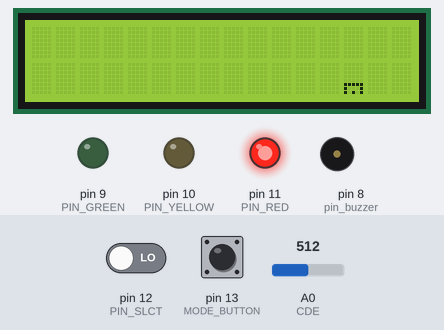
The sketch below on a simulated Arduino Uno, built with avr-gcc and run on an emulated ATmega328P. Parts: 16×2 character LCD, output pins drawn as LEDs (lit = HIGH), buzzer (waves = sounding). The test bench sets the inputs (shaded band); at power-on: pin 13 (MODE_BUTTON) LOW, A0 (CDE) = 512, pin 12 (PIN_SLCT) LOW.

Above: at 0.6 s.
1.3 s: pin 13 (MODE_BUTTON) pulled HIGH for 0.15 s
At 2.6 s:
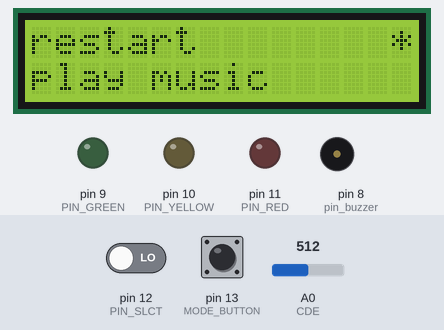
2.9 s: pin 13 (MODE_BUTTON) pulled HIGH for 1 s
At 4.2 s:
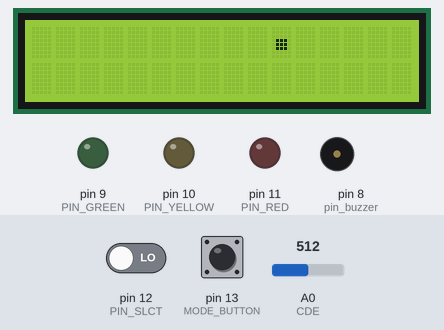
4.5 s: pin 13 (MODE_BUTTON) pulled HIGH for 0.15 s
At 4.6 s:
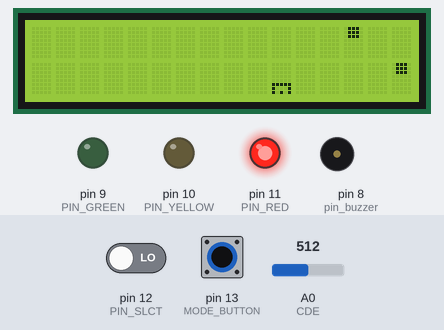
6.1 s: pin 13 (MODE_BUTTON) pulled HIGH for 3.2 s
At 9.79 s:
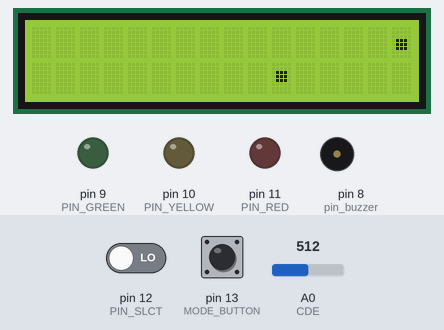
9.9 s: A0 (CDE) set to 390
At 11.0 s:
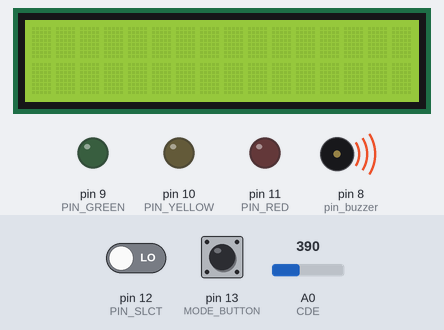
11.9 s: pin 13 (MODE_BUTTON) pulled HIGH for 0.15 s
At 11.96 s:
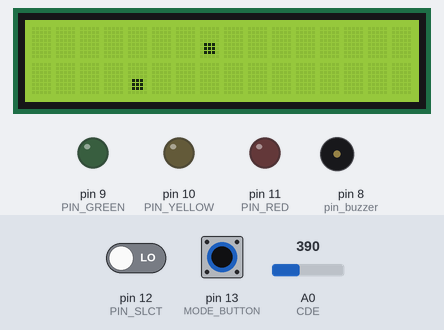
Timing chart, 0 to 14.5 s (numbered marks = the images above; inputs shaded):
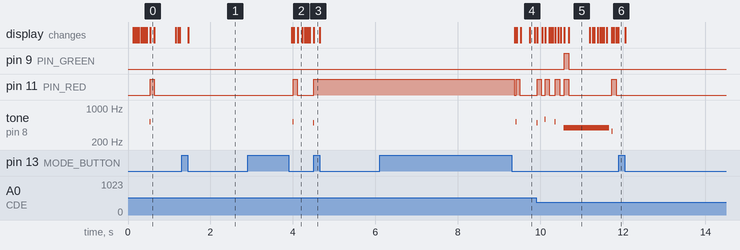

Measured:
- after the input at 1.3 s, pin 11 (PIN_RED): stops changing and stays LOW; tone on pin 8 (pin_buzzer): stops changing and stays silent; the display: changes after 0.15 s (image 1)
- after the input at 2.9 s, pin 11 (PIN_RED): LOW → HIGH after 1.1 s, → LOW 0.09 s later; tone on pin 8 (pin_buzzer): silent → 524 Hz after 1.1 s, → silent 0.01 s later, → 494 Hz 0.48 s later; the display: first changes after 1.1 s (image 2 shows a later state)
- after the input at 4.5 s, pin 11 (PIN_RED): goes on until 4.5 s, then stays HIGH; tone on pin 8 (pin_buzzer): goes on until 4.5 s, then stays silent; the display: changes at once (image 3)
- after the input at 6.1 s, pin 11 (PIN_RED): HIGH → LOW after 3.3 s, → HIGH 0.04 s later, → LOW 0.09 s later; tone on pin 8 (pin_buzzer): silent → 524 Hz after 3.3 s, → silent 0.01 s later; the display: first changes after 3.3 s (image 4 shows a later state)
- after the input at 9.9 s, pin 9 (PIN_GREEN): LOW → HIGH after 0.68 s, → LOW 0.11 s later
- after the input at 11.9 s, pin 9 (PIN_GREEN), pin 11 (PIN_RED): stops changing and stays LOW; tone on pin 8 (pin_buzzer): stops changing and stays silent
- what the display in image 5 shows lasts 0.5 s, from 10.7 s to 11.2 s

The sketch:

keyboardCatHeroGal.ino
```cpp
#include<LiquidCrystal.h>

#define PIN_RED 11
#define PIN_YELLOW 10
#define PIN_GREEN 9
#define PIN_SLCT 12
#define DURATION 120
#define MODE_BUTTON 13

#define CDE A0
#define FGA A1

#define STATE_PERIOD 50
#define LED_TIME 100
// buzzer pin 8

const int octave[7] = {262, 294, 330, 349, 392, 440, 494};
const int octaveGrave[7] = {131, 147, 165, 175, 196, 220, 247 };
const int pin_buzzer = 8;
int read1 = 0;
int read2 = 0 ;
int prev = -1;
 long curr_time = 0;
 long buff_millis = 0;
 long stop_tune = -1;
 long state[6] = {0,0,0,0,0,0};
 long nextState[6] = {-1,-1,-1,-1,-1,-1};
int hasChanged[6] = {0,0,0,0,0,0};
const int glyphPos[6] = {1,4,7,10,13,15};
int score = 0;
 long nextOff = 0;

const byte mus_button[100] = {4,3,5,4,2,0,1,2,3,2,4,3,5,4,3,2,1,2,1,0,4,3,5,4,3,2,3,2,4,3,2,1,2,1,3,2,1,0,3,2,1,0,1,2,0,3,2,0,3,2,0,4,3,1,2,3,4,4,5,3,2,3,4,5,4,3,1,3,2,0,3,2,0,3,2,0,4,3,3,5,4,3,3,4,5,4,3,0,1,1,2,3,2,3,4,5,5,-1};
const int mus_note[100] = {524,494,588,524,392,330,349,392,392,349,588,554,660,588,524,494,440,494,440,392,784,740,880,784,698,660,698,660,784,698,660,588,660,622,698,660,588,554,660,588,524,494,524,588,392,588,524,392,588,524,392,660,588,588,660,698,784,784,880,660,588,660,698,784,698,660,524,660,588,392,588,524,392,588,524,392,660,588,588,988,880,784,784,880,932,880,784,660,698,698,784,831,784,831,932,1048,1048,-1};
const int mus_duration[100] = {1100,220,220,220,1100,220,220,220,440,1100,1100,220,220,220,660,440,440,220,440,1100,1100,220,220,220,440,660,1100,220,220,220,440,660,1100,220,220,220,440,220,220,220,440,660,440,660,440,660,660,440,660,660,440,660,1100,440,440,440,880,220,220,1100,220,220,1100,220,220,440,220,220,660,440,660,660,440,660,660,440,660,1100,440,440,440,880,220,220,660,220,440,660,880,220,220,660,220,440,440,880,880,-1};
const int mus_total_duration[100] = {1100,220,220,220,1100,220,220,220,660,2860,1100,220,220,220,660,440,440,220,660,2860,1100,220,220,220,660,1100,1100,220,220,220,660,1100,1100,220,220,220,660,440,440,220,660,1100,660,660,440,660,660,440,660,660,440,660,1540,440,440,440,1100,220,220,1320,220,220,1320,220,220,440,220,220,660,440,660,660,440,660,660,440,660,1540,440,440,440,1100,220,220,660,220,440,660,1100,220,220,660,220,440,440,1760,1760,-1};


 long current_timestamp=0;
 long next_timestamp = 0;
 long note[6] = {0,0,0,0,0,0};


LiquidCrystal lcd(2, 3, 7, 6, 5, 4);

// custom chars

void setup(){
  lcd.begin(16,2);


byte char1[8] = {
  B01110,
  B01110,
  B01110,
  B00000,
  B00000,
  B00000,
  B00000,
  B00000
};

byte char2[8] = {
  B00000,
  B01110,
  B01110,
  B01110,
  B00000,
  B00000,
  B00000,
  B00000
};

byte char3[8] = {
  B00000,
  B00000,
  B01110,
  B01110,
  B01110,
  B00000,
  B00000,
  B00000
};

byte char4[8] = {
  B00000,
  B00000,
  B00000,
  B01110,
  B01110,
  B01110,
  B00000,
  B00000
};

byte char5[8] = {
  B00000,
  B00000,
  B00000,
  B00000,
  B01110,
  B01110,
  B01110,
  B00000
};

byte char6[8] = {
  B00000,
  B00000,
  B00000,
  B00000,
  B00000,
  B01110,
  B01110,
  B01110
};

byte char7[8] = {
  B00000,
  B00000,
  B00000,
  B00000,
  B00000,
  B11111,
  B10001,
  B10101
};


  lcd.createChar(0,char1);
  lcd.createChar(1,char2);
  lcd.createChar(2,char3);
  lcd.createChar(3,char4);
  lcd.createChar(4,char5);
  lcd.createChar(5,char6);
  lcd.createChar(6,char7);

  pinMode(PIN_RED, OUTPUT);
  pinMode(PIN_YELLOW, OUTPUT);
  pinMode(PIN_GREEN, OUTPUT);
  pinMode(MODE_BUTTON, INPUT);
  pinMode(PIN_SLCT,INPUT);

 init_vars();

 //  playKeyboardCatSolo();
 //  endGame();
//  playback();

}
void init_vars(){
  current_timestamp=0;
  next_timestamp = 0;
  int i; for(i=0;i<6;++i){note[i]=0;};
  state[mus_button[0]] = 1;
  nextState[mus_button[0]] = STATE_PERIOD;
  hasChanged[mus_button[0]] = 1;
  note[mus_button[0]] = 0;
  next_timestamp = mus_total_duration[0];
}

void(* resetFunc) (void) = 0;

void select(){
  while(1){
    lcd.clear();
    lcd.setCursor(0,0);
    lcd.print("restart");
    lcd.setCursor(0,1);
    lcd.print("play music");
    int choice = 0;

    lcd.setCursor(15,choice);
    lcd.print("*");

    while(digitalRead(MODE_BUTTON) == LOW){
       if(digitalRead(PIN_SLCT) == HIGH ){
         while(digitalRead(PIN_SLCT) == HIGH){
          ;
         }
         lcd.setCursor(15,choice);
         lcd.print(" ");
         choice = (choice == 0 ? 1 : 0);
         lcd.setCursor(15,choice);
         lcd.print("*");

       }
    }
    while(digitalRead(MODE_BUTTON)){;}
    if(!choice){
      resetFunc();
    }else{
     playback();
    }
  }
}

void playback(){
  lcd.clear();
  lcd.setCursor(0,0);
  lcd.print("playing...");

  current_timestamp = 0;
  do{
    if(mus_note[current_timestamp +1] == -1){break;}
    playNote(mus_note[current_timestamp],mus_duration[current_timestamp], mus_total_duration[current_timestamp]);
  }while(mus_note[++current_timestamp] != -1);
}

void loop(){
  if(next_timestamp == -1){
   select();
  }

  if(digitalRead(MODE_BUTTON)){
    noTone(pin_buzzer);
    while(digitalRead(MODE_BUTTON)){;}
    select();
  }

  buff_millis = millis();

  if(buff_millis > curr_time){
    curr_time = buff_millis;

    if((stop_tune != -1) && (stop_tune <= curr_time)){
      noTone(pin_buzzer);
    }

    if(nextOff <= curr_time){
     off();
    }


    hero();


    refreshGlyph();


  }

}

void displayScore(int sc){
  if(score == -1){
   bad();
  }else if (score <= 1){
    excellent();
  }else if (score <= 5){
     good();
  }else if(score <= 10){
     ok();
  }

  nextOff = curr_time + LED_TIME;
}

void hero(){
 int i;

 for(i=0;i<6;++i){

   if(state[i] == 11){
     state[i] = 12;
     score = beAHero(i);
     displayScore(score);
     hasChanged[i] = 1;
   }else{
     if(nextState[i] <= curr_time){
       hasChanged[i] = 1;
       if(state[i] == 12){
         state[i] = 0;
         hasChanged[i] = 0;
       }else if(state[i] == 0){
         ;
       }else{
         state[i] += 1;
       }
         nextState[i] = nextState[i] + STATE_PERIOD;

     }
   }
 }

  if(curr_time > next_timestamp){
    current_timestamp++;
    note[mus_button[current_timestamp]] = current_timestamp;
    state[mus_button[current_timestamp]] = 1;
    nextState[mus_button[current_timestamp]] = curr_time + STATE_PERIOD;
    hasChanged[mus_button[current_timestamp]] = 1;

    if(mus_note[current_timestamp + 1] == -1){
      next_timestamp = -1;
    }else{
      next_timestamp = curr_time + mus_total_duration[current_timestamp];
    }

  }

}

int beAHero(int butt){
  int isplaying=0;
  int score = -1;
  unsigned long mil = millis();
  while(millis() <= (mil + 10)){
    if(!isplaying && isPlayed(mus_button[note[butt]])){
      score = 10-(millis() - mil);
      tone(pin_buzzer,mus_note[note[butt]]);
      isplaying=1;
    }
  }
  if(!isplaying){
     tone(pin_buzzer,mus_note[note[butt]]);
  }
  stop_tune = mil + mus_duration[note[butt]];
  while(millis() < mil + 20){
    if(!isplaying && isPlayed(mus_button[note[butt]])){
      score = 21-(millis() - mil);
      tone(pin_buzzer,mus_note[note[butt]]);
      isplaying=1;
    }
  }

  if(!isplaying){
    noTone(pin_buzzer);
  }

  return score;
}

void refreshGlyph(){
   int i;

  for(i = 0; i < 6; ++i){
    refreshGlyph(i);
  }
}

void refreshGlyph(int glyph){
  if(hasChanged[glyph]){
    if(state[glyph] < 7){
      lcd.setCursor(glyphPos[glyph],0);
    }else{
      lcd.setCursor(glyphPos[glyph],1);
    }

    switch(state[glyph]){
      case 0 : lcd.setCursor(glyphPos[glyph], 1); lcd.write(' '); break;
      case 1 : lcd.write(byte(0)); break;
      case 2 : lcd.write(byte(1)); break;
      case 3 : lcd.write(byte(2)); break;
      case 4 : lcd.write(byte(3)); break;
      case 5 : lcd.write(byte(4)); break;
      case 6 : lcd.write(' '); lcd.setCursor(glyphPos[glyph],1); lcd.write(byte(0)); break;
      case 7 : lcd.write(byte(1)); break;
      case 8 : lcd.write(byte(2)); break;
      case 9 : lcd.write(byte(3)); break;
      case 10 : lcd.write(byte(4)); break;
      case 11 : lcd.write(byte(6)); break;
      case 12 : lcd.write(byte(6)); break;
    }
    hasChanged[glyph] = 0;
  }
}

int isPlayed(byte touch){
  switch(touch){
    case 0 : return C();
    case 1 : return D();
    case 2 : return E();
    case 3 : return Fa();
    case 4 : return G();
    case 5 : return A();
  }
  return 0;
}

int C(){
  if(analogRead(FGA < 10)){
    read1 = analogRead(CDE);
    if(read1 > 900){
     return 1;
    }else{
     return 0;
    }
  }else{
   return 0;
  }
}

int D(){
  if(analogRead(FGA < 10)){
    read1 = analogRead(CDE);
    if(read1 < 900 && read1 > 400){
     return 1;
    }else{
     return 0;
    }
  }else{
   return 0;
  }
}

int E(){
    if(analogRead(FGA < 10)){
    read1 = analogRead(CDE);
    if(read1 < 400 && read1 > 300){
     return 1;
    }else{
     return 0;
    }
  }else{
   return 0;
  }
}

int Fa(){
    if(analogRead(CDE) < 10){
    read2 = analogRead(FGA);
    if(read2 > 900){
     return 1;
    }else{
     return 0;
    }
  }else{
   return 0;
  }
}

int G(){
    if(analogRead(CDE) < 10){
    read2 = analogRead(FGA);
    if(read2 < 900 && read2 > 400 ){
     return 1;
    }else{
     return 0;
    }
  }else{
   return 0;
  }
}

int A(){
    if(analogRead(CDE) < 10){
    read2 = analogRead(FGA);
    if(read2 < 400 && read2 > 300){
     return 1;
    }else{
     return 0;
    }
  }else{
   return 0;
  }
}


void bad(){
 digitalWrite(PIN_YELLOW, LOW);
 digitalWrite(PIN_GREEN, LOW);
 digitalWrite(PIN_RED, HIGH);

}

void ok(){
 digitalWrite(PIN_RED, HIGH);
 digitalWrite(PIN_GREEN, HIGH);
 digitalWrite(PIN_YELLOW, LOW);
}

void good(){
 digitalWrite(PIN_RED, LOW);
 digitalWrite(PIN_YELLOW, LOW);
 digitalWrite(PIN_GREEN, HIGH);
}

void excellent(){
 digitalWrite(PIN_RED, LOW);
 digitalWrite(PIN_YELLOW, LOW);
 digitalWrite(PIN_GREEN, LOW);
}

void off(){
   digitalWrite(PIN_RED, LOW);
 digitalWrite(PIN_YELLOW, LOW);
 digitalWrite(PIN_GREEN, LOW);
}


void playNote(int freq, int note_duration, int delay_duration){

     tone(pin_buzzer,freq,note_duration);
     delay(delay_duration);
 }
```
